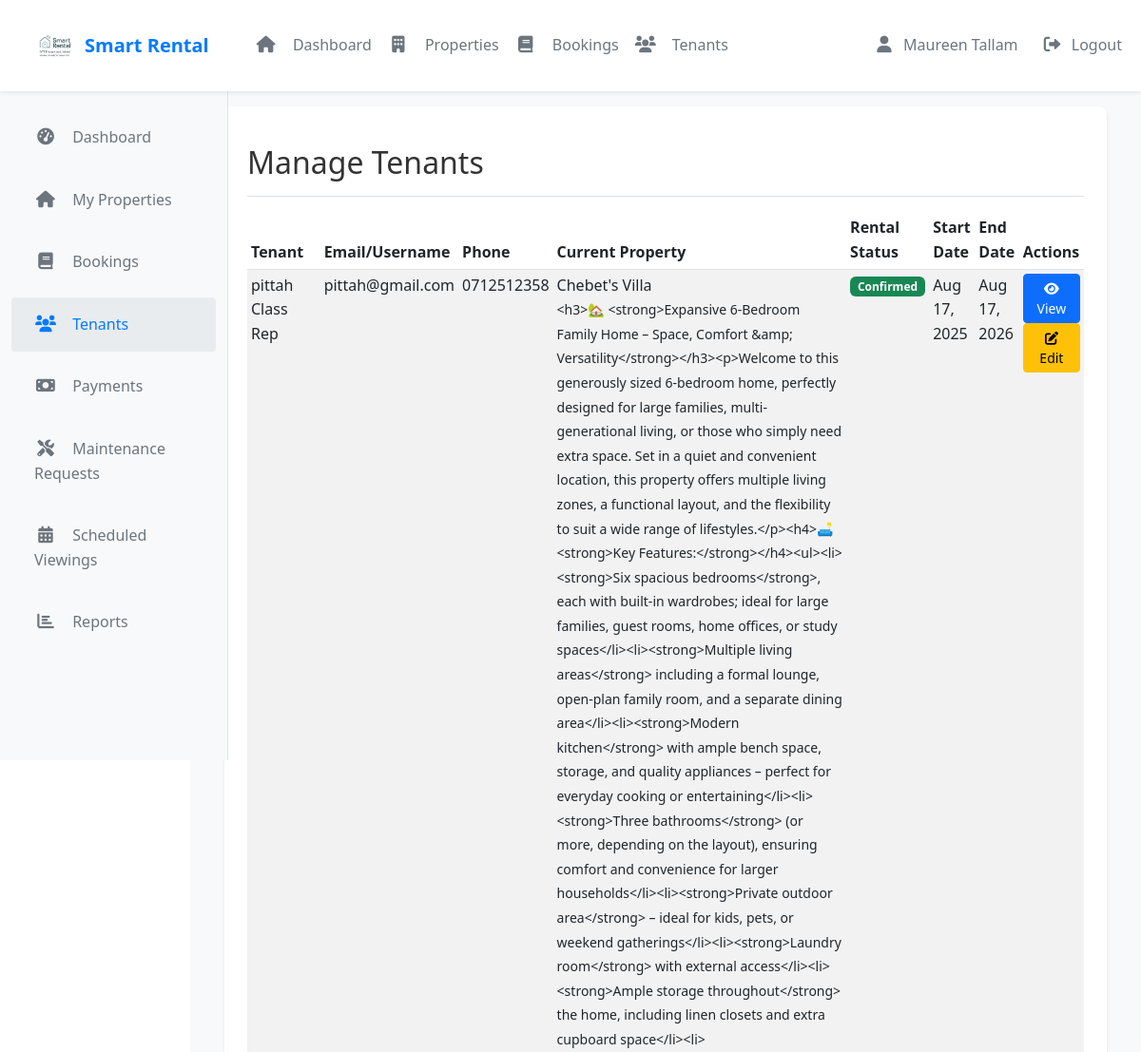
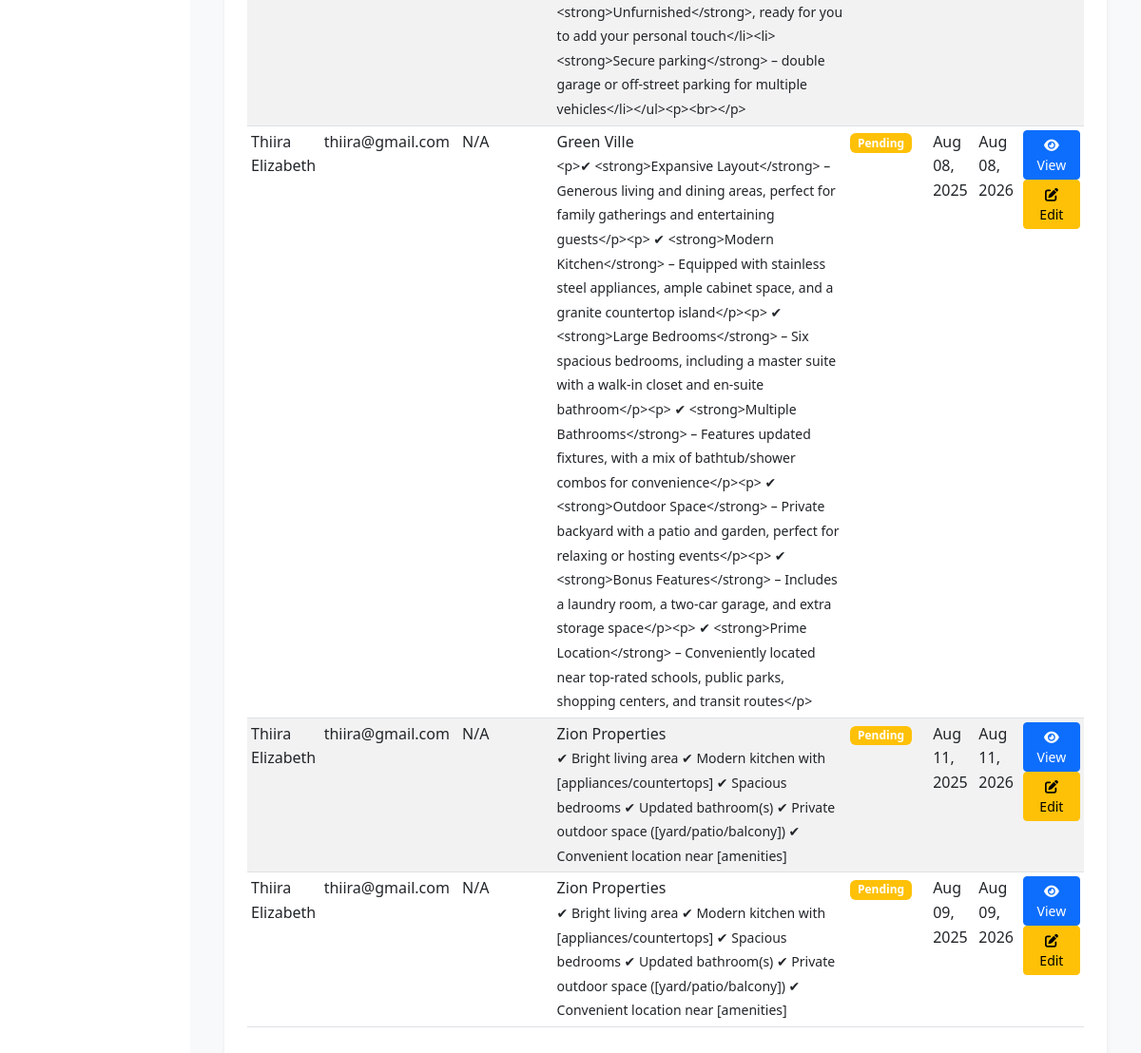
/smart_landlords/tenants.php (signed in), run on the app's committed database (2 pictures, top to bottom).
### tables this page shows
CREATE TABLE `users` (
  `id` int(30) NOT NULL,
  `name` text NOT NULL,
  `username` varchar(200) NOT NULL,
  `phone_number` varchar(20) DEFAULT NULL COMMENT 'User''s contact phone number',
  `current_balance` decimal(15,2) DEFAULT 0.00,
  `default_payment_method` varchar(50) DEFAULT NULL,
  `password` text NOT NULL,
  `type` enum('admin','landlord','caretaker','customer') NOT NULL DEFAULT 'customer'
);

### smart_landlords/tenants.php (the view, shortened to what this page needs)
<?php
require_once '../config/db.php';
$stmt = $conn->prepare("SELECT DISTINCT u.*,
                       h.house_no,
                       h.description,
                       rb.status as rental_status,
                       rb.start_date,
                       rb.end_date
                       FROM users u
                       LEFT JOIN rental_bookings rb ON u.id = rb.user_id
                       LEFT JOIN houses h ON rb.house_id = h.id
                       WHERE h.landlord_id = ?
                       ORDER BY u.name");
$stmt->bind_param('i', $_SESSION['user_id']);
$stmt->execute();
$tenants = $stmt->get_result()->fetch_all(MYSQLI_ASSOC);
?>
<!DOCTYPE html>
<html lang="en">
<head>
    <link href="https://cdn.jsdelivr.net/npm/bootstrap@5.3.0/dist/css/bootstrap.min.css" rel="stylesheet">
    <link rel="stylesheet" href="https://cdnjs.cloudflare.com/ajax/libs/font-awesome/6.0.0/css/all.min.css">
    <link rel="stylesheet" href="assets/css/style.css">
</head>
<body>
    <?php include('./includes/header.php'); ?>
    <div class="page-wrapper">
        <div class="container-fluid">
            <div class="row">
                <?php include('./includes/sidebar.php'); ?>
                <div class="main-content col-md-9 ms-sm-auto col-lg-10 px-md-4">
                    <div class="container-fluid">
                        <div class="page-content" style="margin-top: 80px;">
                <div class="d-flex justify-content-between flex-wrap flex-md-nowrap align-items-center pt-3 pb-2 mb-3 border-bottom">
                    <h1 class="h2">Manage Tenants</h1>
                </div>
                <div class="table-responsive">
                    <table class="table table-striped table-sm">
                        <thead>
                            <tr>
                                <th>Tenant</th>
                                <th>Email/Username</th>
                                <th>Phone</th>
                                <th>Current Property</th>
                                <th>Rental Status</th>
<th>Start Date</th>
<th>End Date</th>
                                <th>Actions</th>
                            </tr>
                        </thead>
                        <tbody>
                            <?php foreach ($tenants as $tenant): ?>
                            <tr>
                                <td><?php echo htmlspecialchars($tenant['name'] ?? 'N/A'); ?></td>
                                <td><?php echo htmlspecialchars($tenant['username'] ?? 'N/A'); ?></td>
                                <td><?php echo htmlspecialchars($tenant['phone_number'] ?? 'N/A'); ?></td>
                                <td>
                                    <?php if ($tenant['house_no']): ?>
                                        <?php echo htmlspecialchars($tenant['house_no']); ?><br>
                                        <small><?php echo htmlspecialchars($tenant['description']); ?></small>
                                    <?php else: ?>
                                        <span class="text-muted">No current property</span>
                                    <?php endif; ?>
                                </td>
                                <td>
                                    <?php if ($tenant['rental_status']): ?>
                                        <span class="badge bg-<?php echo $tenant['rental_status'] === 'confirmed' ? 'success' : ($tenant['rental_status'] === 'pending' ? 'warning' : 'danger'); ?>">
                                            <?php echo ucfirst($tenant['rental_status']); ?>
                                        </span>
                                    <?php else: ?>
                                        <span class="badge bg-secondary">No Status</span>
                                    <?php endif; ?>
                                </td>
                                <td>
                                    <?php if ($tenant['start_date']): ?>
                                        <?php echo date('M d, Y', strtotime($tenant['start_date'])); ?>
                                    <?php else: ?>
                                        <span class="text-muted">N/A</span>
                                    <?php endif; ?>
                                </td>
                                <td>
                                    <?php if ($tenant['end_date']): ?>
                                        <?php echo date('M d, Y', strtotime($tenant['end_date'])); ?>
                                    <?php else: ?>
                                        <span class="text-muted">N/A</span>
                                    <?php endif; ?>
                                </td>
                                <td>
                                    <a href="view-tenant.php?id=<?php echo $tenant['id']; ?>" class="btn btn-sm btn-primary">
                                        <i class="fas fa-eye"></i> View
                                    </a>
                                    <a href="edit-tenant.php?id=<?php echo $tenant['id']; ?>" class="btn btn-sm btn-warning">
                                        <i class="fas fa-edit"></i> Edit
                                    </a>
                                </td>
                            </tr>
                            <?php endforeach; ?>
                        </tbody>
                    </table>
                </div>
                </div>
            </div>
        </div>
    </div>
</body>
</html>

### smart_landlords/assets/css/style.css (style rules this page uses)
body { font-family: 'Segoe UI', Tahoma, Geneva, Verdana, sans-serif; line-height: 1.6; color: #333; }
.main-content { padding: 2rem; margin-left: 240px; min-height: calc(100vh - 4rem); background-color: #f8f9fa; }
.page-content { padding: 1.5rem; background-color: white; border-radius: 0.5rem; box-shadow: 0 0.125rem 0.25rem rgba(0,0,0,0.075); }
.page-wrapper { min-height: 100vh; display: flex; flex-direction: column; }

### data on the page
users: name "pittah Class Rep", username "pittah@gmail.com", phone_number "0712512358", house_no "Chebet's Villa", description "<h3>🏡 <strong>Expansive 6-Bedroom Family Home – Space, Comfort &amp; Versatility</strong></h3><p>Welcome to this generously sized 6-bedroom home, perfectly designed for large families, multi-generational living, or those who simply need extra space. Set in a quiet and convenient location, this property offers multiple living zones, a functional layout, and the flexibility to suit a wide range of lifestyles.</p><h4>🛋️ <strong>Key Features:</strong></h4><ul><li><strong>Six spacious bedrooms</strong>, each with built-in wardrobes; ideal for large families, guest rooms, home offices, or study spaces</li><li><strong>Multiple living areas</strong> including a formal lounge, open-plan family room,…", rental_status "Confirmed", start_date "Aug 17, 2025", end_date "Aug 17, 2026"
users: name "Thiira Elizabeth", username "thiira@gmail.com", phone_number "N/A", house_no "Green Ville", description "<p>✔ <strong>Expansive Layout</strong> – Generous living and dining areas, perfect for family gatherings and entertaining guests</p><p> ✔ <strong>Modern Kitchen</strong> – Equipped with stainless steel appliances, ample cabinet space, and a granite countertop island</p><p> ✔ <strong>Large Bedrooms</strong> – Six spacious bedrooms, including a master suite with a walk-in closet and en-suite bathroom</p><p> ✔ <strong>Multiple Bathrooms</strong> – Features updated fixtures, with a mix of bathtub/shower combos for convenience</p><p> ✔ <strong>Outdoor Space</strong> – Private backyard with a patio and garden, perfect for relaxing or hosting events</p><p> ✔ <strong>Bonus Features</strong> –…", rental_status "Pending", start_date "Aug 08, 2025", end_date "Aug 08, 2026", house_no "Zion Properties", description "✔ Bright living area ✔ Modern kitchen with [appliances/countertops] ✔ Spacious bedrooms ✔ Updated bathroom(s) ✔ Private outdoor space ([yard/patio/balcony]) ✔ Convenient location near [amenities]", start_date "Aug 11, 2025", end_date "Aug 11, 2026", start_date "Aug 09, 2025", end_date "Aug 09, 2026"

### other printed values
$_SESSION['user_name'] "Maureen Tallam"
